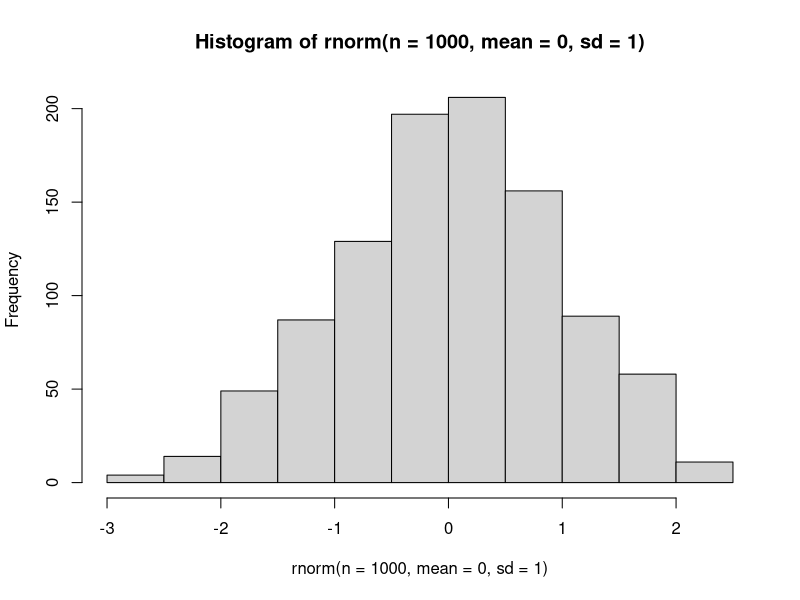
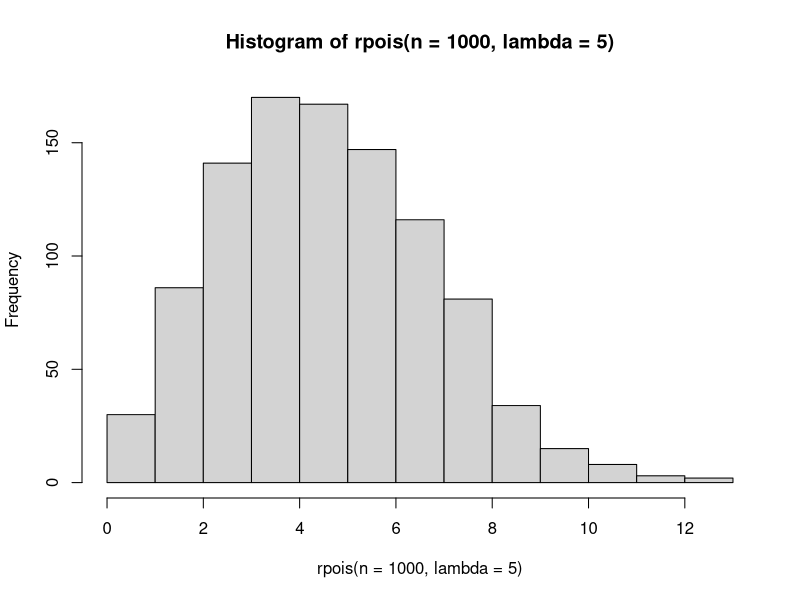
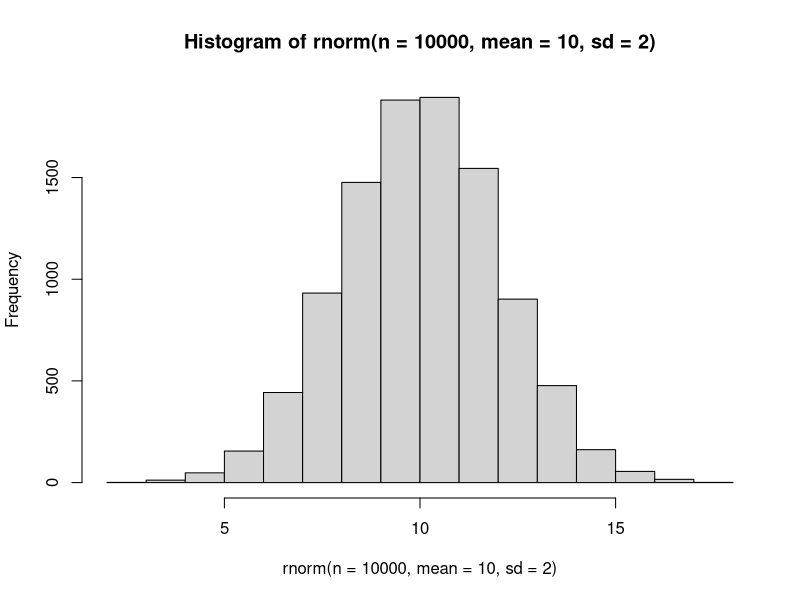
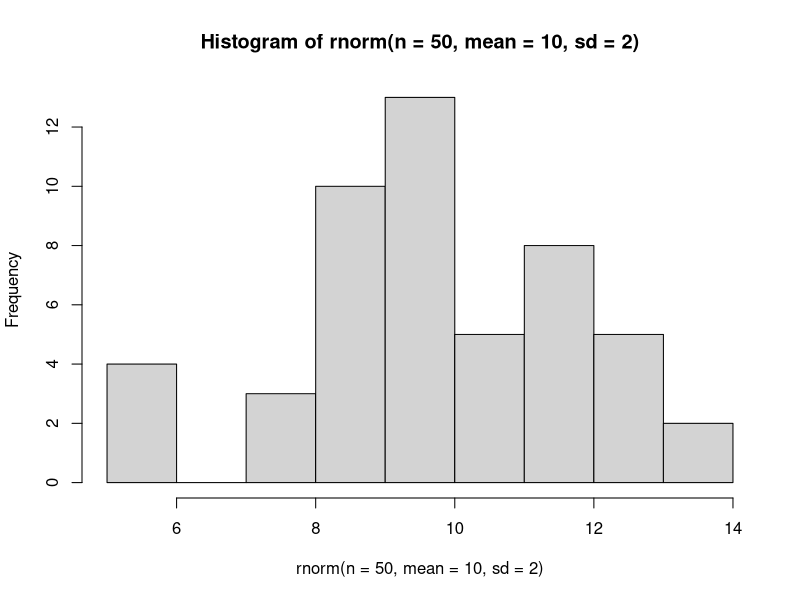
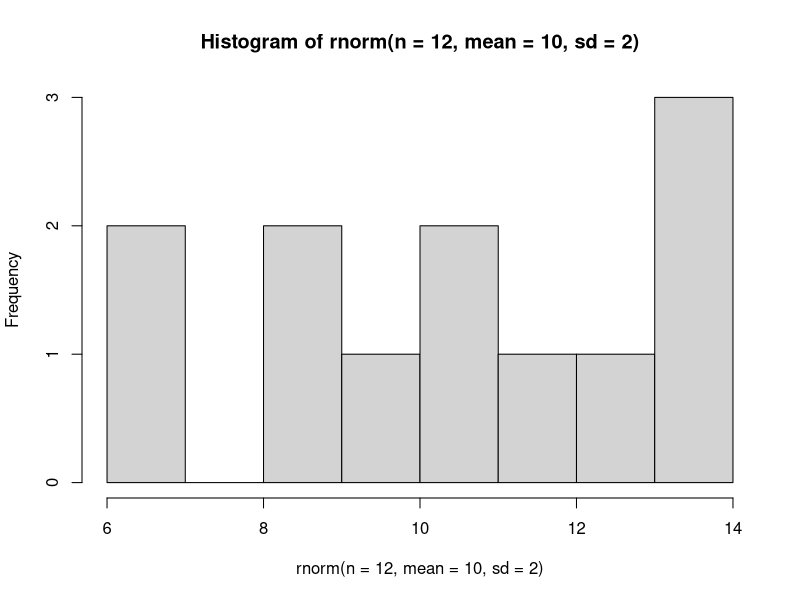
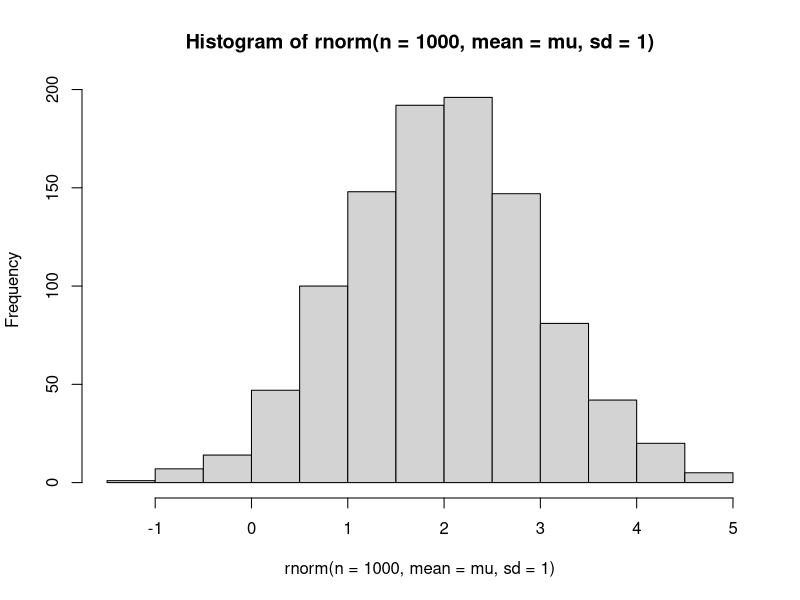
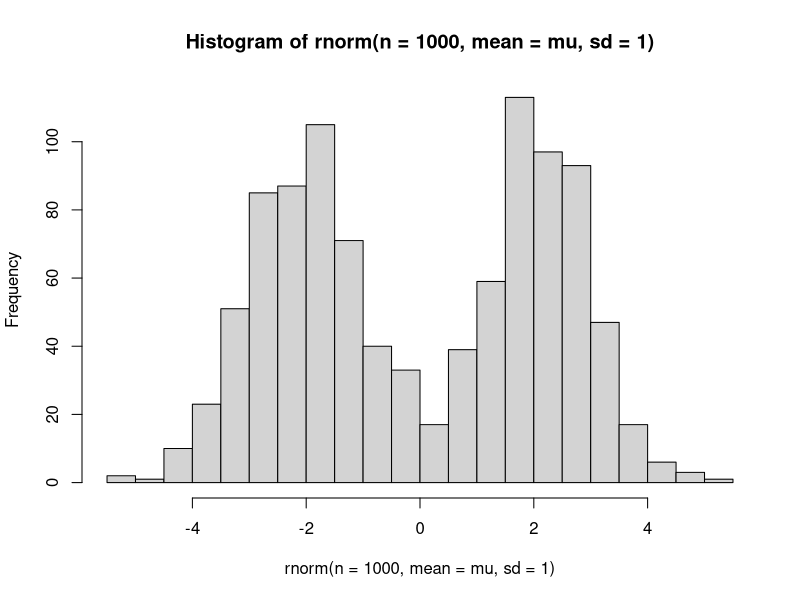
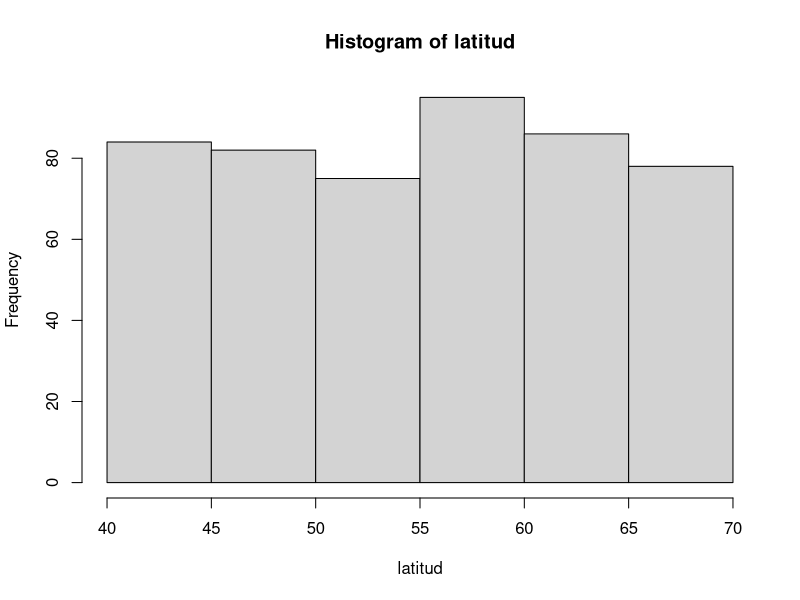

Generate these figures, in order, with R:
#########################################################################
# Introducción a los Modelos Lineales: fundamentos teóricos y prácticos #
# Universidad del País Vasco, octubre-noviembre 2025                    #
#########################################################################

############################################
# MÓDULO 1: INTRODUCCIÓN A LA MODELIZACIÓN #
############################################

# 1.1) LAS SIMULACIONES COMO UN LABORATORIO
# El lenguaje R nos ofrece multitud de distribuciones de probabilidad. 
help(Distributions)

# Todas ellas vienen asociadas con una serie de funciones con distintos fines:
# dnorm(x, mean, sd): "probabilidad" en el punto x
# pnorm(q, mean, sd): probabilidad acumulada en el punto q
# rnorm(n, mean, sd): generación de números n aleatorios
# A nosotros la que más nos interesa ahora es rnorm(n, mean, sd). Esta función
# permite simular n números aleatorios extraídos de una distribución normal con
# media "mean" y desviación estándar "sd"
rnorm(n=5, mean=0, sd=1)
rnorm(n=5, mean=30, sd=5)

# Ejercicio 1) Simular números aleatorios de variables con las que he trabajado
# utilizando las distribuciones Normal/Gaussiana, de Poisson, Binomial, y
# Uniforme. Explorar los números generados, así como distintos valores para los
# parámetros.
rnorm(n=1000, mean=0, sd=1)
rpois(n=100, lambda=4.5)
rbinom(n=100, size=1, prob=0.5)
rbinom(n=100, size=1, prob=1) # Tooos los valores son 1
rpois(n=100, lambda=-4) # Lambda debe ser >0 # Importante para el futuro
rbinom(n=100, size=1, prob=1.3) # 0 < p < 1  # Importante para el futuro

# Ejercicio 2) Visualizar los histogramas.
hist(rnorm(n=1000, mean=0, sd=1))
hist(rpois(n=1000, lambda=5))
hist(rnorm(n=10000, mean=10, sd=2))
hist(rnorm(n=50, mean=10, sd=2))
hist(rnorm(n=12, mean=10, sd=2))

# Ejercicio 3) Estudiar el efecto de diferentes tamaños muestrales.

# Ejercicio 4) Con los números aleatorios generados a partir de una distribución
# Normal/Gaussiana, estimar la meadia mean() y la desviación estándar sd().
# Estudiar el efecto del tamaño muestral.
mi_muestra <- rnorm(n=10000, mean=10, sd=2)
mean(mi_muestra)
sd(mi_muestra)

mi_muestra2 <- rnorm(n=10, mean=10, sd=2)
mean(mi_muestra2)
sd(mi_muestra2)

# Ejercicio 5) Intentar ajustar un modelo lineal que recupere la media y la
# desviación estándar de una muestra de números aleatorios obtenidos de una
# distribución Normal/Gaussiana. Entender el efecto de diferentes tamaños
# muestrales
df <- data.frame(mi_muestra <- rnorm(n=10000, mean=10, sd=2))
summary(lm(mi_muestra ~ 1, data = df))
summary(glm(mi_muestra ~ 1, data = df))
sigma(glm(mi_muestra ~ 1, data = df))

#########################
# 1.2) EL MODELO LINEAL #
#########################

# Ejercicio 0) Simular una distribución normal con una y dos medias diferentes.
mu <- rep(2, 1000)
hist(rnorm(n=1000, mean = mu, sd = 1), breaks = 20)

mu <- rep(c(-2,2), each = 500)
hist(rnorm(n=1000, mean = mu, sd = 1), breaks = 20)

# Ejercicio 1) Vamos a simular 500 observaciones de una distribución uniforme 
# entre 40 y 70 que interpretaremos como nuestra variable predictora, "latitud".
latitud <- runif(500, 40, 70)
hist(latitud, breaks=10)
mean(latitud)

# Ahora utilizaremos esta variable para intorducirla en el predictor lineal y
# generar así otros 500 valores, que no serán otra cosa que las medias de las
# distribuciones normales que generarán la variable respuesta. Antes, tengo que
# dar valores a los parámetros beta0 y beta1
b0 <- -4
b1 <- 0.8
mu <- b0 + b1*latitud

# Finalmente, simularemos nuestra variable respuesta como 500 valores aleatorios
# obtenidos de una distribución normal, solo que esta vez, en lugar de darle una
# única media, le daremos 500 diferentes, las creadas con nuestro predictor
# lineal. También daremos un valor a la desviación estándar.
sigma_normal <- 3
peso <- rnorm(500, mean = mu, sd = sigma_normal)

# Guardamos los datos en un data.frame
lobo <- data.frame(peso = peso, latitud = latitud)

# Ejercicio 2) Ajustar un modelo lineal con los datos simulados e interpretar
# los parámetros. ¿Qué significan los estimates? ¿Cuántos parámetros estamos
# estimando?

m1 <- glm(peso ~ latitud, family = "gaussian", data = lobo)
summary(m1)
sigma(m1)

plot(x=latitud, y=peso)
abline(m1, lwd = 2, col = "darkred")

res_m1 <- residuals(m1)
hist(res_m1)

# Ejercicio 3) Propuesto. Simular nuestra propia variable predictora, un 
# predictor lineal, y ajustar un modelo lineal. Probar con diferentes tamaños
# muestrales (10, 100, 1000).

# Ejercicio 4) Sobre el p-valor...
p_valores<- NA

for (i in 1:1000){
  n <- 30
  b0 <- 0; b1 <- 0 # bajo H0 verdadera: no hay efecto de b1!
  x <- rnorm(n)
  mu <- b0 + b1*x
  y <- rnorm(n, mean = mu, sd = 1)
  mod <- lm(y ~ x)
  p_valores[i] <- summary(mod)$coefficients[2, 4]
  print(i)
}
mean(p_valores < 0.05)


# Ejercicio 5) Sobre el tamaño del efecto...
n <- 600
perimetro_cabeza_cm <- rnorm(n, 55, 2)
estatura_cm <- rnorm(n, 170, 10)


b0 <- 5     # Intercepto
b1 <- 0.6   # Efecto de perímetro de la cabeza
b2 <- 0.5   # Efecto de la estatura
sigma <- 3

mu <- b0 + b1*perimetro_cabeza_cm + b2*estatura_cm
peso <- rnorm(n, mu, sigma)

estatura_m  <- estatura_cm / 100
dat <- data.frame(peso, perimetro_cabeza_cm, estatura_cm, estatura_m)

m_m  <- lm(peso ~ perimetro_cabeza_cm + estatura_m, data = dat)
m_cm <- lm(peso ~ perimetro_cabeza_cm + estatura_cm, data = dat)

summary(m_m)$coef
summary(m_cm)$coef

# Ejercicio 6) Plots diagnóstico.
plot(m1)

# Ejercicio 7) Bondad de ajuste.

summary(m1)$deviance        # Deviance del modelo
summary(m1)$null.deviance   # Deviance del modelo nulo (solo intercepto)

1 - (m1$deviance / m1$null.deviance)

# Ejercicio 8) Modelo con heterogeneidad no modelada.
X1 <- runif(500, 40, 70)
X2 <- runif(500, 40, 70)

b0 <- -4
b1 <- 0.5
b2 <- -0.7
mu <- b0 + b1*X1 + b2*X2

sigma_normal <- 3
respuesta <- rnorm(500, mean = mu, sd = sigma_normal)

datos <- data.frame(respuesta = respuesta, X1 = X1, X2 = X2)

m2 <- glm(respuesta ~ X1, family = "gaussian", data = datos)
summary(m2)
sigma(m2)

plot(x=X1, y=respuesta)
abline(m2, lwd = 2, col = "darkred")

res_m2 <- residuals(m2)
hist(res_m2)

plot(m2)

summary(m2)$deviance        
summary(m2)$null.deviance   

1 - (m2$deviance / m2$null.deviance)
